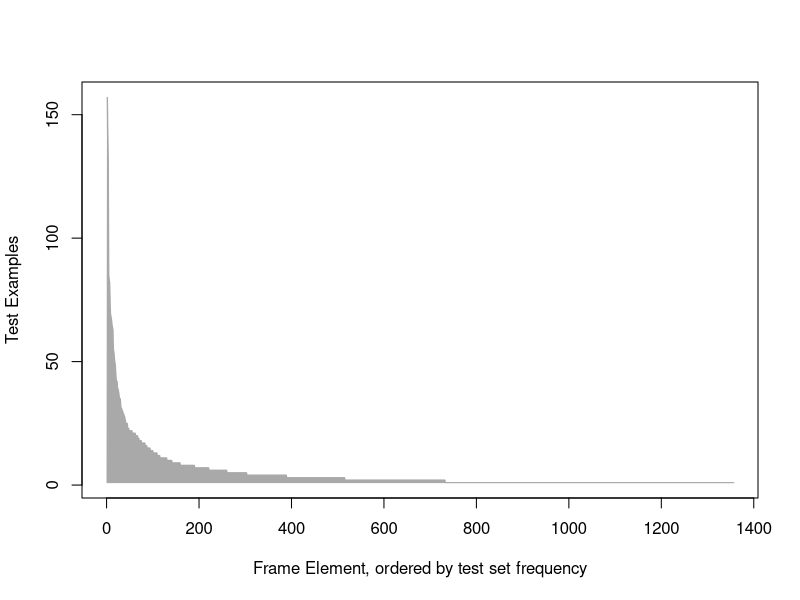
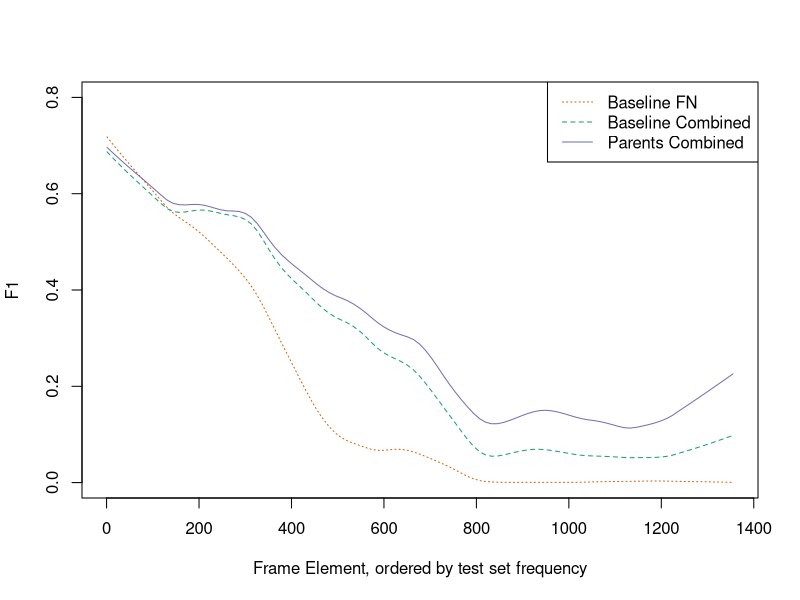

These figures' R source, in order:
library(RColorBrewer)

fes <- read.csv("fe_numOccur_baseline_combined_parentCombined_fscores.csv", header=F)
names(fes) <- c(
    "fe",
    "num_examples",
    "baseline_fn_f1",
    "baseline_combined_f1",
    "parents_combined_f1"
)
fes <- fes[order(-fes$num_examples),]

pdf("num_instances.pdf", width=7, height=4)
plot(
    fes$num_examples,
    xlab="Frame Element, ordered by test set frequency",
    ylab="Test Examples",
    type="l",
    col="gray",
#    log="y"
)
polygon(
    c(1, fes$num_examples, 1),
    col="darkgray",
    border="darkgray"
)
dev.off()

my.pallette <- brewer.pal(3, "Dark2")[c(2,1,3)]

smoothing <- 0.2
bf.low <- lowess(fes$baseline_fn_f1, f=smoothing)
bc.low <- lowess(fes$baseline_combined_f1, f=smoothing)
pc.low <- lowess(fes$parents_combined_f1, f=smoothing)

#bf.lo <- loess(baseline_fn_f1~num_examples, fes, span=.5, degree=0)
#bc.lo <- loess(baseline_combined_f1~num_examples, fes, span=.5, degree=0)
#pc.lo <- loess(parents_combined_f1~num_examples, fes, span=.5, degree=0)

#f <- .02
#bf <- predict(bf.lo, fes$num_examples)
#bc <- predict(bc.lo, fes$num_examples)
#pc <- predict(pc.lo, fes$num_examples)

#bf.low <- lowess(bf, f=f)
#bc.low <- lowess(bc, f=f)
#pc.low <- lowess(pc, f=f)

pdf("f1_sorted_by_num_instances.pdf", width=7, height=5)
plot(
    bf.low,
    xlab="Frame Element, ordered by test set frequency",
    ylab="F1",
    ylim=c(0.0, 0.8),
    type="l",
    col=my.pallette[1],
    lty="dotted"
)
lines(
    bc.low,
    col=my.pallette[2],
    lty="dashed"
)
lines(
    pc.low,
    col=my.pallette[3],
    lty="solid"
)
legend(
    "topright",
    legend=c(
        "Baseline FN",
        "Baseline Combined",
        "Parents Combined"
    ),
    lty=c("dotted", "dashed", "solid"),
    col=my.pallette
)
dev.off()
